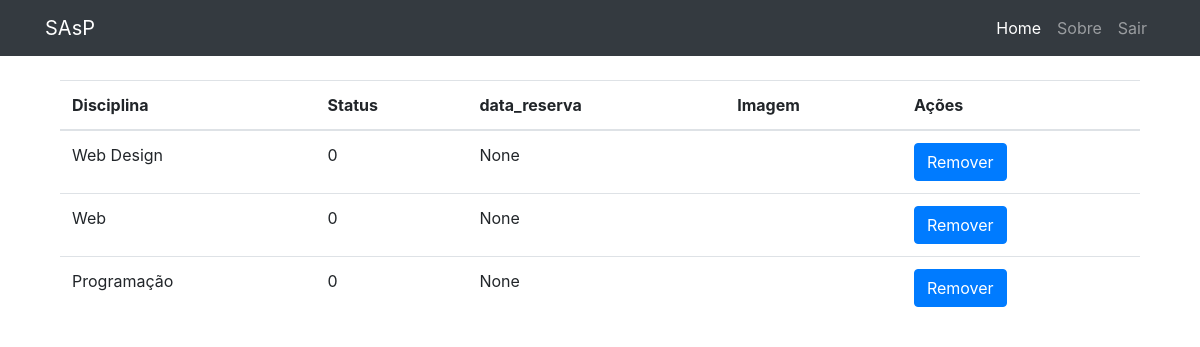
Before: /user/minhasDisciplinas/ (signed in) with the older database file.
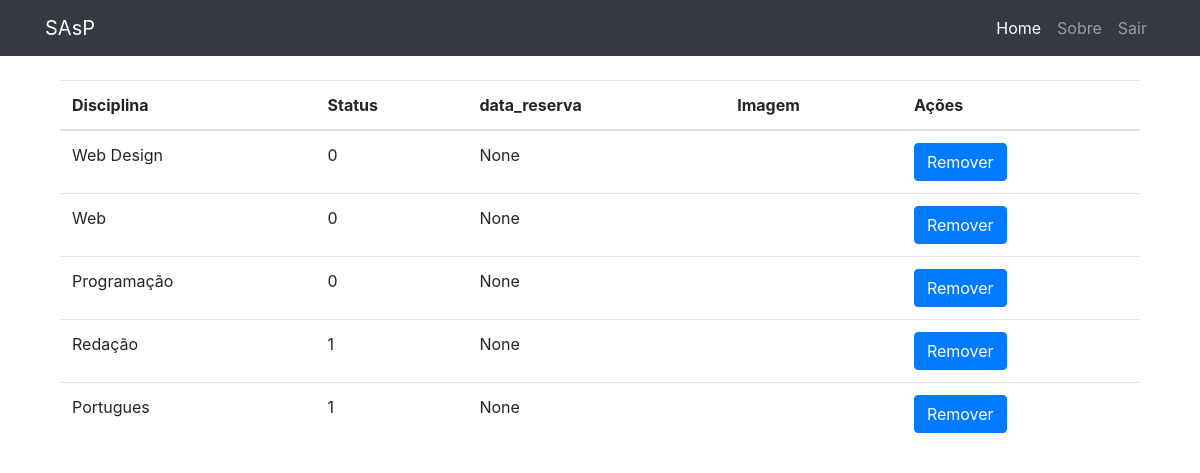
After: the same page with the newer database file.
### disciplina/models.py (models this page shows, shortened)
class UsuarioDisciplina(models.Model):
    usuario = models.ForeignKey(User, on_delete=models.CASCADE, related_name="linguagem")
    disciplina = models.ForeignKey(Disciplina, on_delete=models.CASCADE, related_name="linguagem")
    STATUS_CHOICES = (
        (0, 'Pendente'),
        (1, 'Aprovado'),
        (2, 'Cancelado')
    )
    status = models.IntegerField('Situação', choices=STATUS_CHOICES, default=0, blank=True)
    data_reserva = models.DateField('Data Reserva', null=True, blank=True)
    class Meta:
        verbose_name = 'Inscrição'
        verbose_name_plural = 'Inscrições'

class Disciplina(models.Model):
    professor = models.ForeignKey(Professor, on_delete=models.CASCADE)
    nome = models.CharField('Nome', max_length=50)
    titulo = models.TextField('Título', max_length=25)
    descricao_longa = models.TextField('Descrição')
    imagem = models.ImageField(upload_to='disciplina_imagens/%Y/%m/', blank=True, null=True)
    slug = models.SlugField('Atalho', unique=True, blank=True, null=True)
    data_inicio = models.DateField('Data Cadastro', null=True, blank=True)
    def __str__(self):
        return self.nome or self.professor

### user/views.py (the view)
# urls.py: path('minhasDisciplinas/', views.minhasDisciplinas, name='minhasDisciplinas'),
def minhasDisciplinas(request):
    usuariodisciplinas = UsuarioDisciplina.objects.filter(usuario_id = request.user.id)
    context ={
        'usuariodisciplinas' : usuariodisciplinas
    }
    print(usuariodisciplinas)
    return render(request, 'user/minhasDisciplinas.html', context)

### user/templates/user/minhasDisciplinas.html
{% extends 'base.html' %}
{%block conteudo %}
<table class="table">
  <thead>
    <tr>
      <th scope="col">Disciplina</th>
      <th scope="col">Status</th>
      <th scope="col">data_reserva</th>
      <th scope="col">Imagem</th>
      <th scope="col">Ações</th>
    </tr>
  </thead>
  <tbody>
  {% for usuariodisciplina in usuariodisciplinas %}
    <tr>
      <td>{{ usuariodisciplina.disciplina }}</td>
      <td>{{ usuariodisciplina.status }}</td>
      <td>{{ usuariodisciplina.data_reserva }}</td>
      {% if usuariodisciplina.imagem %}
      <td><img width="50px" height="50px" src="{{ usuariodisciplina.imagem.url  }}"></td>
      {%else%}
      <td></td>
      {% endif %}
      <td>
        <a class="btn btn-primary"  href="#">Remover</a>
      </td>
    </tr>
  {% endfor %}
  </tbody>
</table>
{% endblock %}

### templates/base.html (shortened to what this page needs)
{% load static %}
<!DOCTYPE html>
<html lang="pt">
<head>
     {% include 'parciais/_head.html' %}
</head>
<body>
{% include 'parciais/nav.html' %}
<div class="container">
    <div class="row">
        <div class="col-lg-12">
            <main class="container mt-4 mb-4">
                 {%block conteudo%} {%endblock%}
             </main>
        </div>
    </div>
</div>
</body>
</html>

### templates/parciais/_head.html (shortened to what this page needs)
  {% load static %}
  <link rel="stylesheet" href="http://yui.yahooapis.com/pure/0.3.0/pure-min.css">
    <link rel="stylesheet" href="{% static 'vendor/css/styles.css' %}" />
  <link href="{% static 'vendor/bootstrap/css/bootstrap.min.css'%}" rel="stylesheet">

### templates/parciais/nav.html (shortened to what this page needs)
{% load static %}
  <nav class="navbar navbar-expand-lg navbar-dark bg-dark static-top">
    <div class="container">
      <a class="navbar-brand" href="{% url 'disciplina:listar' %}">SAsP</a>
      <div class="collapse navbar-collapse" id="navbarResponsive">
        <ul class="navbar-nav ml-auto">
          <li class="nav-item active">
            <a class="nav-link" href="{% url 'disciplina:listar' %}">Home
            </a>
          </li>
         {% if user.is_authenticated %}
            <li class="nav-item">
                <a class="nav-link" href="{% url 'user:minhasDisciplinas' user.id %}">Sobre</a>
            </li>
            <li class="nav-item">
                <a class="nav-link" href="{% url 'user:user_logout' %}">Sair</a>
            </li>
           {% endif %}
        </ul>
      </div>
    </div>
  </nav>

### templates/parciais/footer.html (shortened to what this page needs)
{% load static %}

Changed rows visible on the page:
added UsuarioDisciplina: disciplina "Redação", status "1", data_reserva "None"
added UsuarioDisciplina: disciplina "Portugues", status "1", data_reserva "None"
